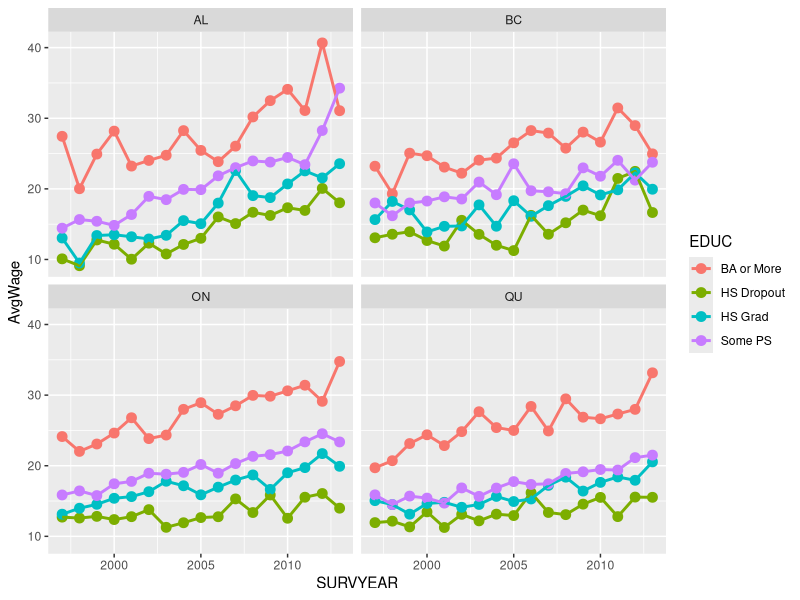
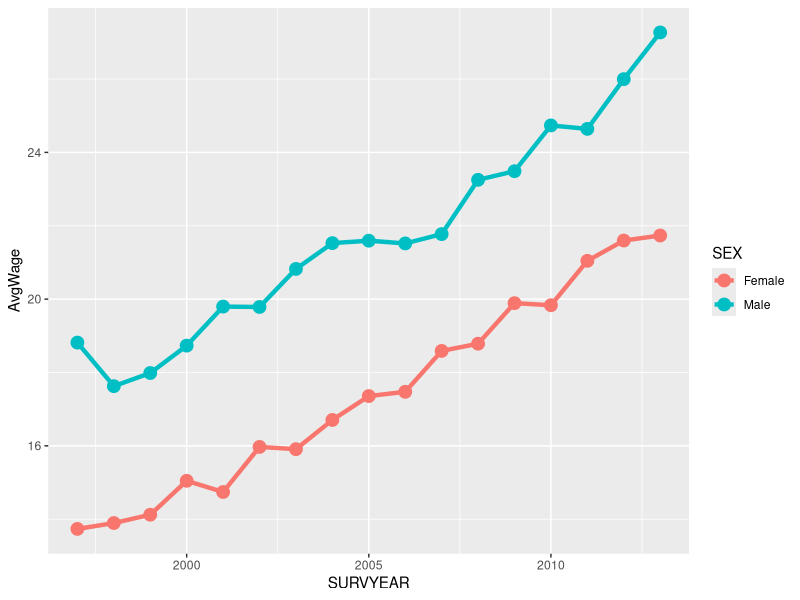
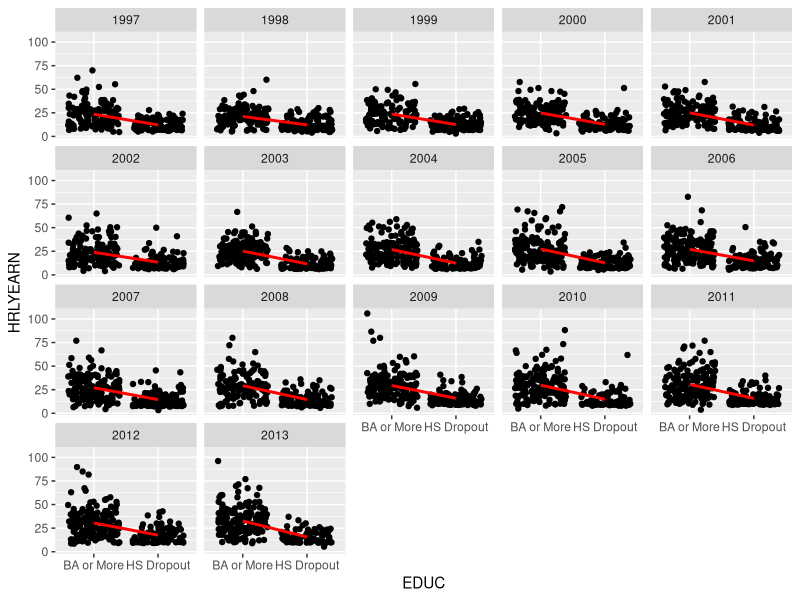
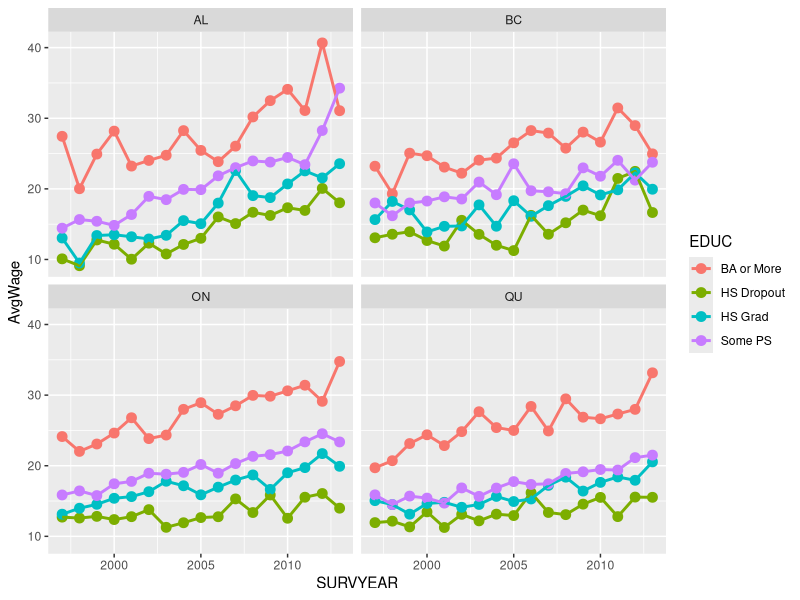
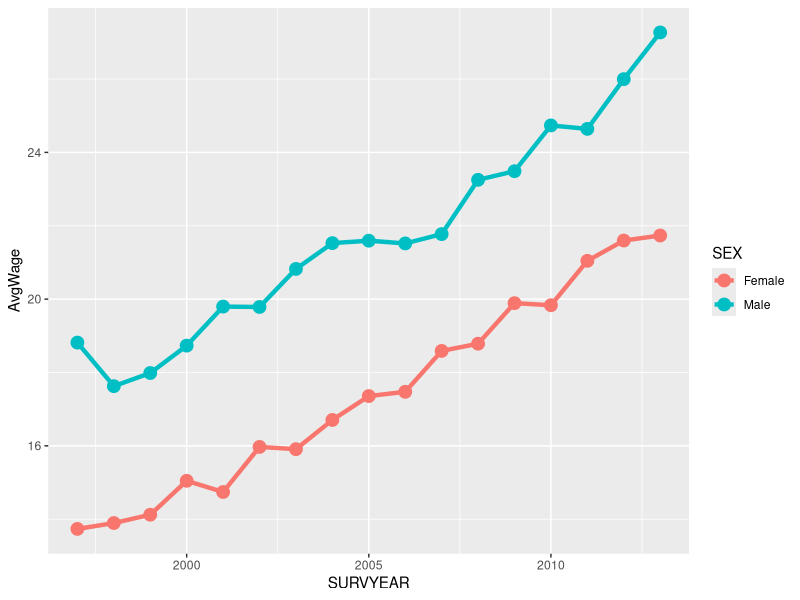
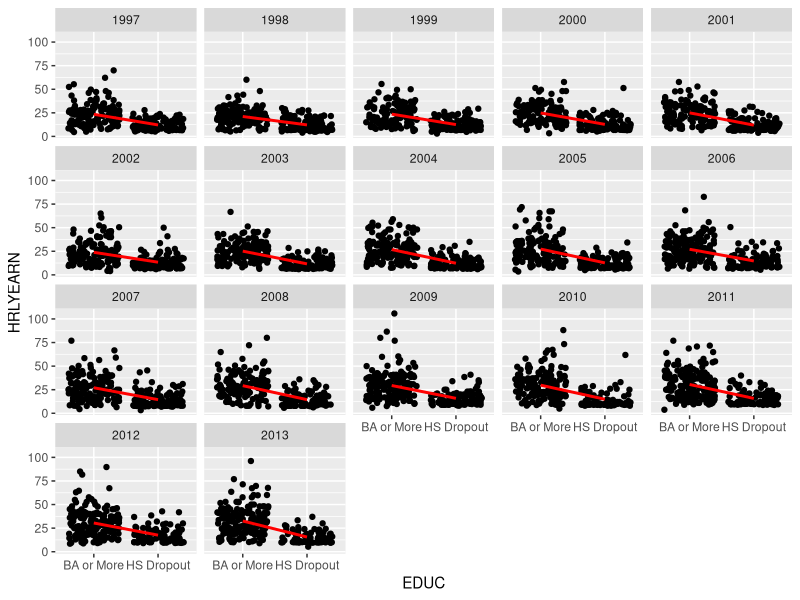

These figures' R source, in order: (Note: this script raises an error after producing the figures.)
LFS <- read.delim("LFS.tsv")

library(plyr)
library(ggplot2)
library(gridExtra)


wageByYear <- ddply(LFS, .(SURVYEAR, PROV, EDUC), summarize,
                    AvgWage=mean(HRLYEARN, na.rm=TRUE))
p <- ggplot(wageByYear, aes(x = SURVYEAR, y = AvgWage, color=EDUC))
p + geom_point(cex=3) + geom_line(lwd=1) + facet_wrap(~PROV)

ggsave("AvgWagebyProv.png")

## Are there differences in wage between genders?
wageBySex <- ddply(LFS, .(SURVYEAR, SEX), summarize, AvgWage=mean(HRLYEARN, na.rm=TRUE))
ggplot(wageBySex, aes(x=SURVYEAR, y=AvgWage, col=SEX)) + geom_point(cex=4) + geom_line(lwd=1.5)

ggsave("AvgWagebySex.png")

## Hourly Earnings by Education level over time

subset(LFS, EDUC=="BA or more" | EDUC=="HS Dropout")

ggplot(droplevels(subset(LFS, EDUC %in% c("BA or More", "HS Dropout"))), aes(x=EDUC, y=HRLYEARN)) + geom_jitter(na.rm=TRUE) + facet_wrap(~SURVYEAR) + geom_line(stat = "summary", fun.y = "median", col = "red", lwd = 1, aes(group=SURVYEAR), na.rm=TRUE)

ggsave("EarningsbyEduc.png")

## Unemployment ratios?
ratio <- function(x,y){
  sum(x=="Unemployed")/length(y)
}

unemploymentRate <- ddply(LFS, .(SURVYEAR, PROV, EDUC), summarize, UnemploymentRate=ratio(LFSSTAT,PROV), 
                          count=sum(LFSSTAT=="Unemployed"))

ggplot(unemploymentRate, aes(x=SURVYEAR, y=UnemploymentRate, color=EDUC)) +geom_point()+geom_line()+facet_wrap(~PROV)+scale_fill_brewer(type = "qual", palette = 7)

ggsave("unemploymentRate.png")

## Effects of Union

unionizedlfs<-subset(LFS, !(subset=is.na(UNION)))

png("UnionPlots.png", width=720, height=16*72)

a <- ggplot(unionizedlfs, aes(x = HOURS, color=UNION)) + geom_density(lwd = 1) + facet_wrap(~SEX)
b <- ggplot(unionizedlfs, aes(x = HRLYEARN, color=UNION)) + geom_density(lwd = 1) + facet_wrap(~SEX)
c <- ggplot(unionizedlfs, aes(x = TENURE, color=UNION)) + geom_density(lwd = 1) + facet_wrap(~SEX)

grid.arrange(a, b, c, ncol=1)

dev.off()

## Regression on returns to education. Only a table, nothing to really plot
EducReg <- function(x) {
  Coefs <- coef(lm(HRLYEARN ~ factor(EDUC), x))
  names(Coefs) <- c("Intercept", "HS Dropout", "HS Grad", "Some PS")
  return(Coefs)
}

ReturnsToEducation <- ddply(LFS, ~SURVYEAR, EducReg)

## Box whisker plots of hourly earnings over time by Province.
smallset <- subset(LFS, subset=SURVYEAR %in% c("1997", "2002", "2007", "2012"))

ggplot(smallset, aes(x = PROV, y = HRLYEARN, fill = PROV)) + geom_boxplot(alpha = 0.2, na.rm=TRUE) + facet_wrap(~SURVYEAR) + ggtitle("Boxplot of Earnings by Province")

ggsave("earningsBoxplot.png")

## Distribution of Earnings and Tenure

ggplot(smallset, aes(x = HRLYEARN, color = SEX)) + geom_density(lwd = 1, na.rm=TRUE) + facet_wrap(~SURVYEAR) +ggtitle("Density of Earnings")

ggsave("earningsDensity.png")

ggplot(LFS, aes(x=TENURE, color=AGE)) + geom_density(lwd=1.5, na.rm=TRUE) 

ggsave("tenureDensity.png")
